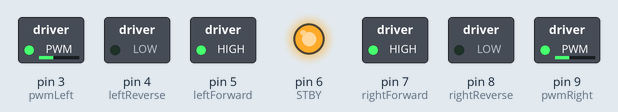
Recording of a sketch running on a simulated Arduino Uno, built with avr-gcc and run on an emulated ATmega328P. Parts: switched loads named in the sketch (green lamp = pin HIGH), output pins drawn as LEDs (lit = HIGH).

Above: at 0.1 s.
Timing chart, 0 to 1.6 s (numbered marks = the images above):
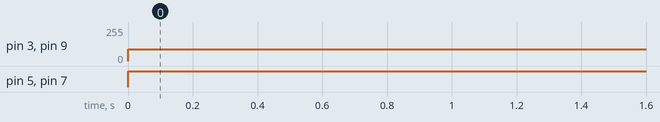

The sketch:

motorTest.ino
```cpp
int STBY = 6; //standby
//DEFINIÇÕES DOS MOTORES, FRENTE TRÁS E PWM
// Motor A, Left Side
const uint8_t pwmLeft = 3;      // ENA - Enable and PWM
const uint8_t leftForward = 5;  // IN1 - Forward Drive
const uint8_t leftReverse = 4;  // IN2 - Reverse Drive

// Motor B, Right Side
const uint8_t pwmRight = 9;     // ENB - Enable and PWM
const uint8_t rightForward = 7; // IN3 - Forward Drive
const uint8_t rightReverse = 8; // IN4 - Reverse Drive


void setup (){
  pinMode(STBY, OUTPUT);
  pinMode(pwmLeft, OUTPUT);
  pinMode(leftForward, OUTPUT);
  pinMode(leftReverse, OUTPUT);
  pinMode(pwmRight, OUTPUT);
  pinMode(rightForward, OUTPUT);
  pinMode(rightReverse, OUTPUT);
  digitalWrite(STBY, HIGH);
}

void loop (){
  //Andar Frente
  analogWrite(pwmLeft,90);
  analogWrite(pwmRight, 90);
  digitalWrite(leftForward, HIGH);
  digitalWrite(rightForward, HIGH);
  digitalWrite(leftReverse, LOW);
  digitalWrite(rightReverse, LOW);
  }
```

Measured:
- by itself, pin 3 (pwmLeft), pin 9 (pwmRight): 0/255 → 90/255 at 0.00 s
- by itself, pin 5 (leftForward), pin 7 (rightForward): LOW → HIGH at 0.00 s
